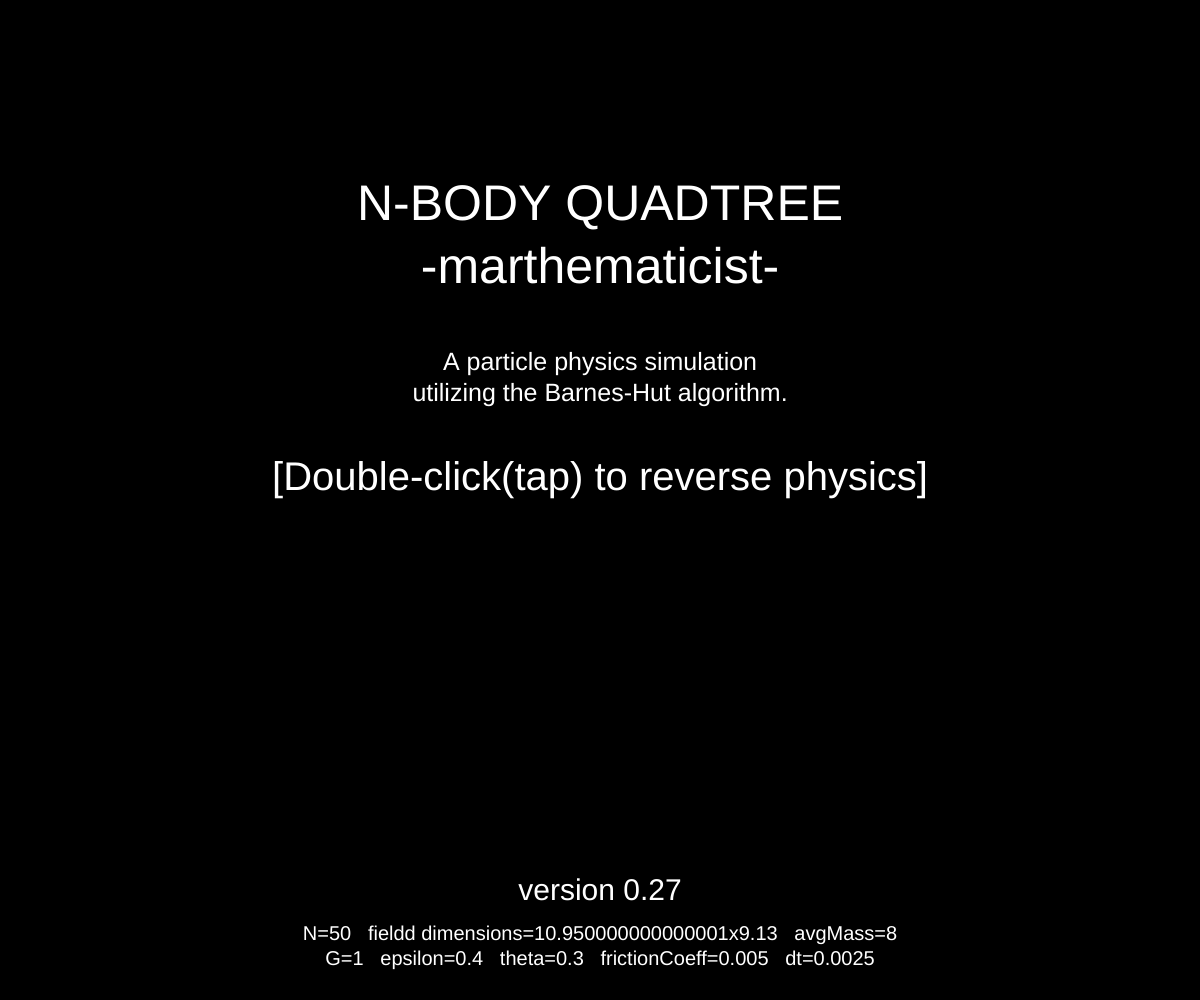
Frame 1 (no input)
Frame 60 (no input): identical to frame 1, image omitted
Frame 120 (the mouse pressed at the canvas centre since frame 60): identical to frame 1, image omitted

The p5.js sketch that drew this single still picture (run headless with seeded random() and noise() and a simulated clock; from frame 60 on, the mouse is pressed at the canvas centre):

// p5.js sketch
// ── sketch.js
function setupGlobalVariables() {
	
	// version number
	versionNumber = '0.27';
	// CANVAS VARIABLES
	{
		// set canvas size to fill the window
		xRes = windowWidth;
		yRes = windowHeight;
		winArea = xRes * yRes;
		minRes = min( xRes , yRes );
		maxRes = max( xRes , yRes );
	}

	// TIMING VARIABLES
	{
		frameTimer = millis();
		clickTimer = millis();
		doubleClickTime = 400;
		startTimer = 0;
		startWaitTime = 4000;
		clearFirstTime = true;
		modeChangeTimer = millis();
		modeChangeDisplayTime = 2000;
		
	}
	
	// SIMULATION VARIABLES
	{
		// number of bodies
		numBodies = 50;
		// simulation area
		simArea = 100;
		// linear conversion factor: sim to window
		sim2WinFactor = sqrt( winArea / simArea );
		// linear conversion factor: window to sim
		win2SimFactor = sqrt( simArea / winArea );
		// dimensions of the simulation
		xExt = xRes * win2SimFactor;
		yExt = yRes * win2SimFactor;
		minExt = min( xExt , yExt );
		// bounds of simulation
		xMin = -0.5*xExt;
		yMin = -0.5*yExt;
		xMax = 0.5*xExt;
		yMax = 0.5*yExt;
		// simulation center (vector)
		simCenter = createVector( 0.5*( xMin + xMax ) , 0.5*( yMin + yMax ) );
		// body mass variables
		totalMass = 400;
		massDev = 0.5;
		avgMass = totalMass/numBodies;
		minMass = (1-massDev)*avgMass;
		maxMass = (1+massDev)*avgMass;
		// probability of negative particle
		negProb = 0.0;
		// PHYSICS CONSTANTS
		reversePhysics = false;
		dt = 1.0 / ( 400 );
		edgeSpringConstant = 1;
		frictionConstant = 0.005;
		universalConstant = 1;
		epsilon = 0.4;
		// ratio for Barnes-Hut tree method
		theta = 0.3; //0.4 opt
		bruteMethod = false;
		// max recursion depth
		maxDepth = 17;
		maxRecDepth = 0;
	}
	
	// DRAW VARIABLES
	{
		// general draw variables
		bgColor = color( 0 , 0 , 0 , 10  );
		// tree draw variables
		drawTreeFill = true;
		drawTreeDiv = true;
		drawCOM = true;
		comDrawThreshold = 2*avgMass;
		divColor = color( 128 , 128 , 128 , 128 );
		treeFillColor = color( 128 , 128 , 128 , 64 );
		comColor = color( 255 , 255 , 0 , 1 );
		divWeight = 0.5
		// body draw variables
		drawBodies = true;
		bodyDiam = minRes*0.006;
		bodyAlpha = 128;
		bodyColor = color( 255 , 255 , 255 , bodyAlpha );
		fillAlpha = 4;
		baseFillColor = color( 0 , 200 , 255 , fillAlpha );
		minLerpAmt = 0.0;
		maxLerpAmt = 0.8;
		randomColor = true;
		
	}
	
	// RECORD-KEEPING VARIABLES
	{
		directCalcCount = 0;
		treeCalcCount = 0;
		bodiesRemoved = 0;
		avgFrameTime = 0;
		comDrawn = 0;
	}
}

// functions to convert linear distance and vectors from sim to window
function sim2Win( a ) {
	return a*sim2WinFactor;
};
function sim2WinVect( a ) {
	return createVector( (a.x - xMin)*sim2WinFactor , 
						 (a.y - yMin)*sim2WinFactor );
};

// CLASS Body
var Body = function() {
	// x = position (randomized)
	this.x = createVector( random( xMin , xMax ) , random( yMin , yMax ) );
	// this.x = p5.Vector.random2D();
	// this.x.mult( random( 0.3*minExt , 0.3*minExt ) );
	// v = velocity
	this.v = createVector( 0 , 0 );
	// a = acceleration
	this.a = createVector( 0 , 0 );
	// m = mass
	this.m = random( minMass , maxMass );
	// c = color
	this.c = bodyColor;
	// p = charge (1 or -1)
	if( random(0,1) < negProb ) { this.p = -1; } else { this.p = 1; }
	// treeLoc = location in QuadTree: array of integers
	this.treeLoc = [];
	if( randomColor ) {
		var rc = color( random(0,255) , random(0,255) , random(0,255) , fillAlpha );
		var la = random( minLerpAmt , maxLerpAmt );
		this.c = lerpColor( baseFillColor , rc , la );
	};
	
	// method to draw the body to the screen
	this.draw = function() {
		if( this.m > 0 ) {
			//fill( 255-red(this.c) , 255-blue(this.c) , 255-green(this.c) , bodyAlpha );
			fill( bodyColor );
			var c = sim2WinVect( this.x );
			ellipse( c.x , c.y , bodyDiam , bodyDiam );
		}
	}
};

// function to create a new QuadTree object
function createQuadTree( center , halfDimX , halfDimY ) {
	var qt = new QuadTree( center , halfDimX , halfDimY );
	qt.isRoot = true;
	return qt;
}

// CLASS QuadTree
var QuadTree = function( center , halfDimX , halfDimY ) {
	this.isRoot = false;
	this.hasChildren = false;
	this.hasBody = false;
	this.center = center;
	this.halfDimX = halfDimX;
	this.halfDimY = halfDimY;
	this.halfDimMin = min(halfDimX , halfDimY);
	this.children = new Array(4);
	this.parent = 0;
	this.body = 0;
	this.numGenerations = 0;
	this.depth = 0;
	this.com = 0;
	this.totalMass = 0;
	
	// method to determine which child a body belongs in
	// returns integer: NE = 0 , NW = 1 , SW = 2 , SE = 3
	this.whichChild = function( b ) {
		// if north
		if( b.x.y > this.center.y ) {
			// if east (NE)
			if( b.x.x > this.center.x ) { return 0;	}
			// otherwise west (NW)
			else { return 1; }
		}
		// otherwise south
		else {
			// if east (SE)
			if( b.x.x > this.center.x ) { return 3; }
			// otherwise west (SW)
			else { return 2; }
		}
	}
	
	// method to add children to a tree
	this.createChildren = function() {
		this.children = new Array(4);
		var c0 = createVector( this.center.x + 0.5*this.halfDimX ,
							   this.center.y + 0.5*this.halfDimY );
		this.children[0] = new QuadTree( c0 , 0.5*halfDimX , 0.5*halfDimY );
		this.children[0].parent = this;
		this.children[0].depth = this.depth + 1;
		var c1 = createVector( this.center.x - 0.5*this.halfDimX ,
							   this.center.y + 0.5*this.halfDimY );
		this.children[1] = new QuadTree( c1 , 0.5*halfDimX , 0.5*halfDimY );
		this.children[1].parent = this;
		this.children[1].depth = this.depth + 1;
		var c2 = createVector( this.center.x - 0.5*this.halfDimX ,
							   this.center.y - 0.5*this.halfDimY );
		this.children[2] = new QuadTree( c2 , 0.5*halfDimX , 0.5*halfDimY );
		this.children[2].parent = this;
		this.children[2].depth = this.depth + 1;
		var c3 = createVector( this.center.x + 0.5*this.halfDimX ,
							   this.center.y - 0.5*this.halfDimY );
		this.children[3] = new QuadTree( c3 , 0.5*halfDimX , 0.5*halfDimY );
		this.children[3].parent = this;
		this.children[3].depth = this.depth + 1;
		this.hasChildren = true;
		
		this.changeParentNumGenerations( 1 );
		
		if( this.depth > maxRecDepth ) { maxRecDepth = this.depth; }
	}
	
	// method to increment parent generation counts
	this.changeParentNumGenerations = function( a ) {
		//console.log( this.numGenerations );
		this.numGenerations += a;
		if( !this.isRoot ) {
			this.parent.changeParentNumGenerations( a );
		}
	};
	
	// method to add a body to a tree (recursive)
	this.addBody = function( b ) {
		// if there are already children, add the body to the
		// appropriate child
		if( this.hasChildren ) {
			this.children[ this.whichChild( b ) ].addBody( b );
		}
		// otherwise there are no children
		else {
			// if there is already a body in this tree,
			if( this.hasBody ) {
				//  and if we haven't reached max depth
				if( this.depth <= maxDepth ) {
					// create children and add the existing and new
					// bodies to the appropriate children
					this.createChildren();
					this.children[ this.whichChild( this.body ) ].addBody( this.body );
					this.children[ this.whichChild( b ) ].addBody( b );
					this.hasBody = false;
				} 
				// if at max depth
				else {
					// combine the bodies by setting the mass of one to 0
					// and keeping the other with mass = sum of the bodies
					// momentum is conserved
					// charge will be the charge of the more massive body
					var a = new Body();
					// new position
					a.x = p5.Vector.lerp( b.x , this.body.x , b.m / ( b.m + this.body.m ) );
					// momentum for bodies
					var m1 = p5.Vector.mult( b.v , b.m );
					var m2 = p5.Vector.mult( this.body.v , this.body.m );
					// new velocity (momentum conserved)
					a.v = p5.Vector.mult( p5.Vector.add( m1 , m2 ) , 1 / ( b.m + this.body.m ) );
					// new mass
					a.m = b.m + this.body.m;
					// new color
					a.c = lerpColor( b.c , this.body.c , b.m / ( b.m + this.body.m ) );
					// new charge
					if( b.m > this.body.m ) { a.p = b.p; } 
					else { a.p = this.body.p; }
					// set this.body to new body
					this.body.x = createVector( a.x.x , a.x.y );
					this.body.v = createVector( a.v.x , a.v.y );
					this.body.a = createVector( 0 , 0 );
					this.body.c = a.c;
					this.body.m = a.m;
					this.body.p = a.p;
					// set other body for removal
					b.m = 0;
				}
			}
			// otherwise there is no body, so place the body in this tree
			else {
				this.body = b;
				this.hasBody = true;
			}
		}
	}
	
	// method to update center of mass and total mass for tree
	this.updateCenters = function() {
		// if there are children, call function on children,
		// then use children's center of mass to find own COM
		if( this.hasChildren ) {
			this.children[0].updateCenters();
			this.children[1].updateCenters();
			this.children[2].updateCenters();
			this.children[3].updateCenters();
			this.totalMass = this.children[0].totalMass +
							 this.children[1].totalMass +
							 this.children[2].totalMass +
							 this.children[3].totalMass ;
			var c0 = createVector( this.children[0].com.x , this.children[0].com.y );
			var c1 = createVector( this.children[1].com.x , this.children[1].com.y );
			var c2 = createVector( this.children[2].com.x , this.children[2].com.y );
			var c3 = createVector( this.children[3].com.x , this.children[3].com.y );
			c0.mult( this.children[0].totalMass );
			c1.mult( this.children[1].totalMass );
			c2.mult( this.children[2].totalMass );
			c3.mult( this.children[3].totalMass );
			c0.add( c1 );
			c0.add( c2 );
			c0.add( c3 );
			c0.mult( 1 / this.totalMass );
			this.com = createVector( c0.x , c0.y );
		}
		// if there are no children
		else {
			// if there is a body, set com to its values
			if( this.hasBody ) {
				this.com = createVector( this.body.x.x , this.body.x.y );
				this.totalMass = this.body.m;
			}
			// if not body or children, com is center of tree, and mass = 0
			else {
				this.com = createVector( this.center.x , this.center.y );
				this.totalMass = 0;
			}
		}
	};
	
	// method to get resultant acceleration on a body (b) from tree
	this.getResultantAcc = function( b ) {
		var x1 = createVector( b.x.x , b.x.y );
		var m1 = b.m;
		this.a = createVector( 0 , 0 );
		var d = 0;
		//console.log(this.com);
		// if tree has children, check if it is distant enough
		if( this.hasChildren ) {
			d = p5.Vector.dist( x1 , this.com );
			// if it is distant enough
			if( this.halfDimMin / d < theta ) {
				// compute acceleration based on center of mass
				x2 = createVector( this.com.x , this.com.y );
				m2 = this.totalMass;
				this.a = p5.Vector.sub( x1 , x2 );
				this.a.normalize();
				var fm = universalConstant / pow( d * d + epsilon * epsilon , 1.5 );
				this.a.mult( fm * m2 );
				treeCalcCount++;
				//console.log( "tree:  " + a );
				return this.a;
			}
			// if it is not distant enough
			else {
				// get accelerations from children
				this.a.add( this.children[0].getResultantAcc( b ) );
				this.a.add( this.children[1].getResultantAcc( b ) );
				this.a.add( this.children[2].getResultantAcc( b ) );
				this.a.add( this.children[3].getResultantAcc( b ) );
				return this.a;
			}
		}
		// if tree has no children
		else {
			// if tree has a body, compute acc based on it
			if( this.hasBody ) {
				x2 = createVector( this.body.x.x , this.body.x.y );
				m2 = this.body.m;
				d = p5.Vector.dist( x1 , x2 );
				this.a = p5.Vector.sub( x1 , x2 );
				this.a.normalize();
				var fm = universalConstant / pow( d * d + epsilon * epsilon , 1.5 );
				this.a.mult( fm * m2 );
				directCalcCount++;
				//onsole.log( "direct:  " + a );
				return this.a;
			}
			// if tree does not have a body, return zero vector
			else {
				return createVector( 0 , 0 );
			}
		}
	};
	
	// method to draw centers of mass
	this.drawCentersOfMass = function() {
		if( this.totalMass > comDrawThreshold ) {
			fill( comColor );
			noStroke();
			var x = sim2WinVect( this.com );
			ellipse( x.x , x.y , this.totalMass , this.totalMass );
			comDrawn++;
			if( this.hasChildren ) {
				this.children[0].drawCentersOfMass();
				this.children[1].drawCentersOfMass();
				this.children[2].drawCentersOfMass();
				this.children[3].drawCentersOfMass();
			}
		}
	};
	
	// method to draw divisions
	this.drawDiv = function() {
		if( this.hasChildren ) {
			var c = sim2WinVect( this.center );
			var hdx = sim2Win( this.halfDimX );
			var hdy = sim2Win( this.halfDimY );
			line( c.x - hdx , c.y , c.x + hdx , c.y );
			line( c.x , c.y - hdy , c.x , c.y + hdy );
			this.children[0].drawDiv();
			this.children[1].drawDiv();
			this.children[2].drawDiv();
			this.children[3].drawDiv();
		}
	}
	
	// method to color children with bodies
	this.fillChildren = function() {
		if( this.hasBody ) {
			fill( this.body.c );
			var c = sim2WinVect( this.center );
			var hdx = sim2Win( this.halfDimX );
			var hdy = sim2Win( this.halfDimY );
			rect( c.x - hdx , c.y - hdy , 2*hdx , 2*hdy );
		}
		if( this.hasChildren ) {
			this.children[0].fillChildren();
			this.children[1].fillChildren();
			this.children[2].fillChildren();
			this.children[3].fillChildren();
		}
	}
};

// CLASS BodySim
var BodySim = function( num ) {
	// number of bodies
	this.N = num;
	// array of bodies
	this.B = new Array( num );
	// quadtree
	this.T = createQuadTree( simCenter , 0.5*xExt , 0.5*yExt );
	// define bodies and populate the quadTree
	for( var i = 0 ; i < numBodies ; i++ ) {
		this.B[i] = new Body();
		this.T.addBody( this.B[i] );
	}
	
	
	// method to draw the bodies
	this.drawBodies = function() {
		noStroke();
		for( var i = 0 ; i < this.N ; i++ ) {
			this.B[i].draw();
		}
	};
	
	// method to draw the QuadTree divisions and color the populated children
	this.drawTree = function( fillOn , divOn ) {
		if( fillOn ) {
			// fill the tree
			noStroke();
			this.T.fillChildren();
		}
		if( divOn ) {
			// draw the divisions
			stroke( divColor );
			strokeWeight( divWeight );
			this.T.drawDiv();
		}
	};
	
	// method to update the QuadTree
	this.updateTree = function() {
		this.T = createQuadTree( simCenter , 0.5*xExt , 0.5*yExt );
		// populate the quadTree
		for( var i = 0 ; i < this.N ; i++ ) {
			this.T.addBody( this.B[i] );
		}
	};
	
	// method to zero all accelerations
	this.zeroAccelerations = function() {
		for( var i = 0 ; i < this.N ; i++ ) {
			this.B[i].a = createVector( 0 , 0 );
		}
	};
	
	// method to apply friction forces to all bodies
	this.applyFrictionForces = function() {
		for( var i = 0 ; i < this.N ; i++ ) {
			dA = createVector( this.B[i].v.x , this.B[i].v.y );
			dA.mult( -frictionConstant*dA.mag() );
			this.B[i].a.add( dA );
		}
	};
	 
	// method to apply mutual forces to all bodies (BRUTE)
	this.applyMutualForcesBrute = function() {
		// do for each body
		for( var i = 0 ; i < this.N - 1 ; i++ ) {
			// apply resultant forces from all other bodies
			for( var j = i + 1 ; j < this.N ; j++ ) {
				// get the distance between the bodies
				var d = p5.Vector.dist( this.B[i].x , this.B[j].x );
				// calculate the force magnitude (neglecting mass)
				var f = universalConstant / pow( d * d + epsilon * epsilon , 1.5 );
				// calculate and normalize a direction vector from body j to body i
				var dAi = p5.Vector.sub( this.B[i].x , this.B[j].x );
				dAi.normalize();
				// make a copy
				var dAj = createVector( dAi.x , dAi.y );
				// get the masses of the bodies
				var mj = this.B[j].m;
				var mi = this.B[i].m;
				// find the final change in acceleration
				var rev = 1;
				if( reversePhysics ) { rev = -1; }
				if( this.B[i].p * this.B[j].p * rev < 0 ) {
					// if charges are different, repel
					dAi.mult( f * abs(mj) );
					dAj.mult( -f * abs(mi) );
				} else {
					// if charges are same, attract
					dAi.mult( -f * abs(mj) );
					dAj.mult( f * abs(mi) );
				}
				// update acceleration vectors
				this.B[i].a.add( dAi );
				this.B[j].a.add( dAj );
			}
		}
	};
	
	// method to apply mutual forces to all bodies (TREE)
	this.applyMutualForcesTree = function() {
		// do for each body
		for( var i = 0 ; i < this.N ; i++ ) {
			// get resulting acceleration from tree
			if( reversePhysics ) {
				this.B[i].a.add( this.T.getResultantAcc( this.B[i] ) );
			} else {
				this.B[i].a.sub( this.T.getResultantAcc( this.B[i] ) );
			}
		}
	};
	
	// method to apply edge forces
	this.applyEdgeForces = function() {
		for( var i = 0 ; i < this.N ; i++ ) {
			var x = this.B[i].x.x;
			var y = this.B[i].x.y;

			if( this.B[i].x.x < xMin ) {
				this.B[i].x.x = xMin;
				this.B[i].v.x = abs( this.B[i].v.x * edgeSpringConstant );
			}
			if( this.B[i].x.y < yMin ) {
				this.B[i].x.y = yMin;
				this.B[i].v.y = abs( this.B[i].v.y * edgeSpringConstant );
			}
			if( this.B[i].x.x > xMax ) {
				this.B[i].x.x = xMax;
				this.B[i].v.x = -abs( this.B[i].v.x * edgeSpringConstant );
			}
			if( this.B[i].x.y > yMax ) {
				this.B[i].x.y = yMax;
				this.B[i].v.y = -abs( this.B[i].v.y * edgeSpringConstant );
			}
		}
	};
	
	// method to evolve the simulation 1/2 step 
	this.evolveHalfStep = function() {
		
		this.zeroAccelerations();
		this.updateTree();
		this.T.updateCenters();
		this.removeZeroMasses;
		if( bruteMethod ) {
			this.applyMutualForcesBrute();
		} else {			
			this.applyMutualForcesTree();
		}
		this.applyEdgeForces();
		this.applyFrictionForces();
		for( var i = 0 ; i < this.N ; i++ ) {
			this.B[i].v.add( p5.Vector.mult( this.B[i].a , dt / 2 ) );
		}
	};
	
	// method to evolve the simulation num full steps
	this.evolveFullStep = function( num ) {
		for( var n = 0 ; n < num ; n++ ) {
			for( var i = 0 ; i < this.N ; i++ ) {
				this.B[i].x.add( p5.Vector.mult( this.B[i].v , dt ) );
			}
			this.zeroAccelerations();
			this.updateTree();
			this.T.updateCenters();
			this.removeZeroMasses;
			if( bruteMethod ) {
				this.applyMutualForcesBrute();
			} else {			
				this.applyMutualForcesTree();
			}
			this.applyEdgeForces();
			this.applyFrictionForces();
			for( var i = 0 ; i < this.N ; i++ ) {
				this.B[i].v.add( p5.Vector.mult( this.B[i].a , dt ) );
			}
		}
	};
	
	// method to remove bodies with zero mass
	this.removeZeroMasses = function() {
		ind = [];
		for( var i = 0 ; i < this.N ; i++ ) {
			if( this.B[i].m === 0 ) {
				append( ind,  i );
				console.log( "removed a body!" );
				bodiesRemoved++;
			}
		}
		this.N -= ind.length;
		reverse( ind );
		for( var i = 0 ; i < ind.length ; i++ ) {
			this.B.splice( ind[i] , 1 );
		}
	}
	
};


function setup() {
	// set up global variables
	setupGlobalVariables();
	// define canvas
	createCanvas( xRes , yRes );
	
	// initialize simulation
	S = new BodySim( numBodies );
	// evolve the simulation 1/2 step
	S.evolveHalfStep();
	maxGen = 0;
	maxRecDepth = 0;
	
	// display beginning text
	background( 0 , 0 , 0 );
	textAlign( CENTER );
	textSize( 50 );
	fill(255);
	text("N-BODY QUADTREE\n-marthematicist-" , 0.5*xRes , 0.3*yRes - 80 );
	textSize( 25 );
	text( "A particle physics simulation\nutilizing the Barnes-Hut algorithm." , 0.5*xRes , 0.3*yRes + 70 );
	textSize( 40 );
	text( "[Double-click(tap) to reverse physics]" , 0.5*xRes , 0.3*yRes + 190 );
	textSize( 30 );
	text( "version " + versionNumber , 0.5*xRes , yRes - 100 );
	textSize( 20 );
	text( "N=" + numBodies + "   fieldd dimensions=" + round(xExt*100)*0.01 + "x" + round(yExt*100)*0.01 + 
		  "   avgMass=" + avgMass  + "\nG=" + universalConstant + "   epsilon=" + epsilon + "   theta=" + theta + 
		  "   frictionCoeff=" + frictionConstant + "   dt=" + dt   , 0.5*xRes , yRes - 60 );
	
	startTimer = millis();
}

function draw() {
	// record keeping
	directCalcCount = 0;
	treeCalcCount = 0;
	
	// if still in setup, don't draw anything
	if( millis() - startTimer < startWaitTime ) {
		return
	}
	if( clearFirstTime ) {
		background( 0 , 0 , 0 );
		clearFirstTime = false;
		modeChangeTimer = millis();
	}
	
	
	// draw background
	background( bgColor );
	
	// set one body under mouse
	if( false ) {
		S.B[0].v = createVector( 0 , 0 );
		S.B[0].a = createVector( 0 , 0 );
		S.B[0].m = 50*maxMass;
		S.B[0].x = createVector( xMin + win2SimFactor*mouseX , 
								 yMin + win2SimFactor*mouseY );
		S.B[0].p = -1;
	}
	

	// evolve the simulation full steps
	S.evolveFullStep(1);
	
	// draw centers of mass
	if( drawCOM ) { 
		comDrawn = 0;
		S.T.drawCentersOfMass(); }
	
	// draw QuadTree
	S.drawTree( drawTreeFill , drawTreeDiv );
	
	
	// draw bodies
	if( drawBodies ) { S.drawBodies(); }
	
	// if mode changed recently, display mode
	if( millis() - modeChangeTimer < modeChangeDisplayTime ) {
		fill( 0 , 0 , 0 , 64 );
		noStroke();
		textAlign( CENTER );
		textSize( 30 );
		var textWidth = 390;
		var textHeight = 40;
		rect( 0.5*xRes - 0.5*textWidth , yRes - 60 , textWidth , textHeight , 10 );
		fill( 255 , 255 , 255 , 128 );
		if( millis() - modeChangeTimer < modeChangeDisplayTime*0.9 ) {
			if( !reversePhysics ) {
				text( "physics mode: ATTRACT" , 0.5*xRes , yRes - 30 );
			} else {
				text( "physics mode: REPEL" , 0.5*xRes , yRes - 30 );
			}
		}
	}

	avgFrameTime = avgFrameTime*0.8 + (millis() - frameTimer)*0.2;
	if( frameCount%20 === 0 ) {
		console.log( "theta:" + theta +
					 "   direct calc:" + directCalcCount + 
					 "   treeCalc:" +  treeCalcCount + 
					 "   totalCalc:" + (directCalcCount+treeCalcCount) + 
					 "   bodiesRemoved:" + bodiesRemoved +
					 "   avgFrameTime:" + avgFrameTime +
					 "   comDrawn=" + comDrawn);
	}
	frameTimer = millis();
}

function mousePressed() {
	if( millis() - clickTimer < doubleClickTime ) {
		reversePhysics = !reversePhysics;
		modeChangeTimer = millis();
	}
	clickTimer = millis();
}
